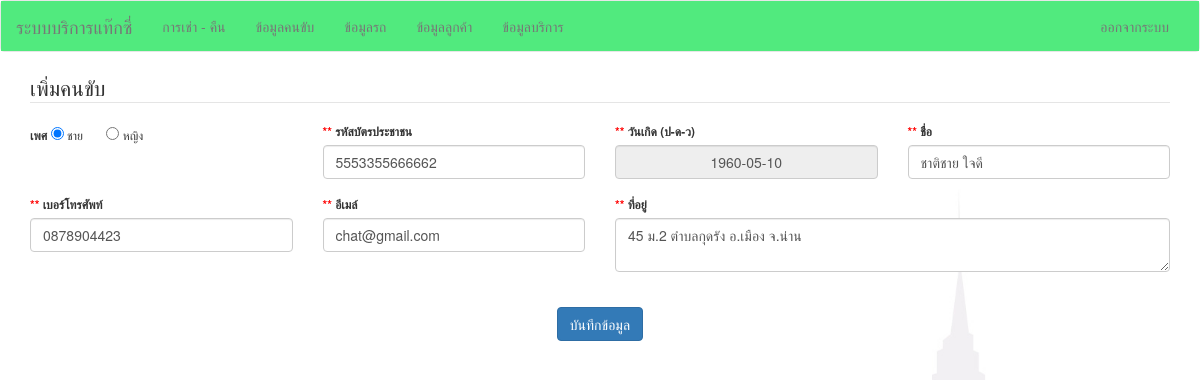
The app's page /index.php?viewName=editDriver&driverID=1 (signed in) with its own data.
### tables this page shows
CREATE TABLE `driver` (
  `driverID` int(11) NOT NULL,
  `name` varchar(30) NOT NULL,
  `idCard` varchar(13) NOT NULL,
  `gender` enum('ชาย','หญิง') NOT NULL,
  `age` int(11) NOT NULL,
  `birthday` date NOT NULL,
  `address` varchar(512) NOT NULL,
  `email` varchar(256) NOT NULL,
  `phone` varchar(20) NOT NULL
);

### model/driver.php (called while the page is built, shortened)
<?php
class Driver {
    public function read($condition = " 1=1") {
         $this->sql = " SELECT * FROM driver WHERE $condition ";
        $query = mysql_query($this->sql);
        if ($query) {
            $result = array();
            while ($row = mysql_fetch_array($query, MYSQL_ASSOC)) {
                $result[] = $row;
            }
            return $result;
        } else {
            return FALSE;
        }
    }
}
?>

### views/editDriver.php (the view, shortened to what this page needs)
<?php include "./model/driver.php";
    $obj = new Driver();
    $driverID = $_REQUEST["driverID"];
    $rows = $obj->read(" driverID = {$driverID} ");
    if ($rows != false) {
        $row = $rows[0];
    }
?>
<div class="container">
 <form action="doUpdateDriver.php" method="post" class="form form-horizontal" role="form" style="font-size:12px;" onsubmit="return CheckMobileNumber()">
     <fieldset>
            <legend>
                เพิ่มคนขับ
            </legend>
			<div class="row">
				<div class="col-md-3">
					<label>เพศ</label>
					<input type="radio" name="gender" value="ชาย" checked="" <?php echo ($row["gender"] == "ชาย") ? "checked" : "" ?> > ชาย
					&nbsp; &nbsp; &nbsp;
					<input type="radio" name="gender" value="หญิง" <?php echo ($row["gender"] == "หญิง") ? "checked" : "" ?> > หญิง
				</div>
                                <div class="col-md-3">
					<label style="color:red;">**&nbsp;</label><label>รหัสบัตรประชาชน</label>
					<input type="text" name="idCard" value="<?= $row["idCard"] ?>" class="form-control" required="" />
				</div>
                                <div class="col-md-3">
					<label style="color:red;">**&nbsp;</label><label>วันเกิด (ป-ด-ว)</label>
					<input style="text-align:center;"  type="text" placeholder=""  id="birthday"  name="birthday" class="form-control" readonly="readonly"  value="<?= $row["birthday"] ?>" required="">
				</div>
                                <div class="col-md-3">
					<label style="color:red;">**&nbsp;</label><label>ชื่อ</label>
                                        <input type="text" name="name" value="<?= $row["name"] ?>" class="form-control" required="" />
				</div>
			</div>
			<br />
                        <div class="row">
                            <div class="col-md-3">
                                            <label style="color:red;">**&nbsp;</label><label>เบอร์โทรศัพท์</label>
                                            <input type="text" id="mobile" name="mobile" value="<?= $row["phone"] ?>" class="form-control" onblur="formatPhone(this);" maxlength="10" required="" />
                            </div>
                            <div class="col-md-3">
                                    <label style="color:red;">**&nbsp;</label><label>อีเมล์</label>
                                    <input type="email" name="email" value="<?= $row["email"] ?>" class="form-control" placeholder="jane.doe@example.com"  required="" />
                            </div>
                            <div class="col-md-6">
                                    <label style="color:red;">**&nbsp;</label><label>ที่อยู่</label>
                                    <textarea name="address" class="form-control" required=""><?= $row["address"] ?></textarea>
                            </div>
			</div>
			<br /><br />
			<div class="row">
				<div class="col-md-12 center-block">
					<button type="submit" class="btn btn-primary center-block">
                                            บันทึกข้อมูล
					</button>
				</div>
			</div>
        </fieldset>
    </form>
</div>

### css/site.css (style rules this page uses)
body { background: url('../images/bg0004.jpg')no-repeat center center fixed; -webkit-background-size: cover; -moz-background-size: cover; -o-background-size: cover; background-size: cover; }

### records on screen
driver: gender "☑", idCard "5553355666662", birthday "1960-05-10", name "ชาติชาย ใจดี", mobile "0878904423", email "chat@gmail.com", address "45 ม.2 ตำบลกุดรัง อ.เมือง จ.น่าน"
